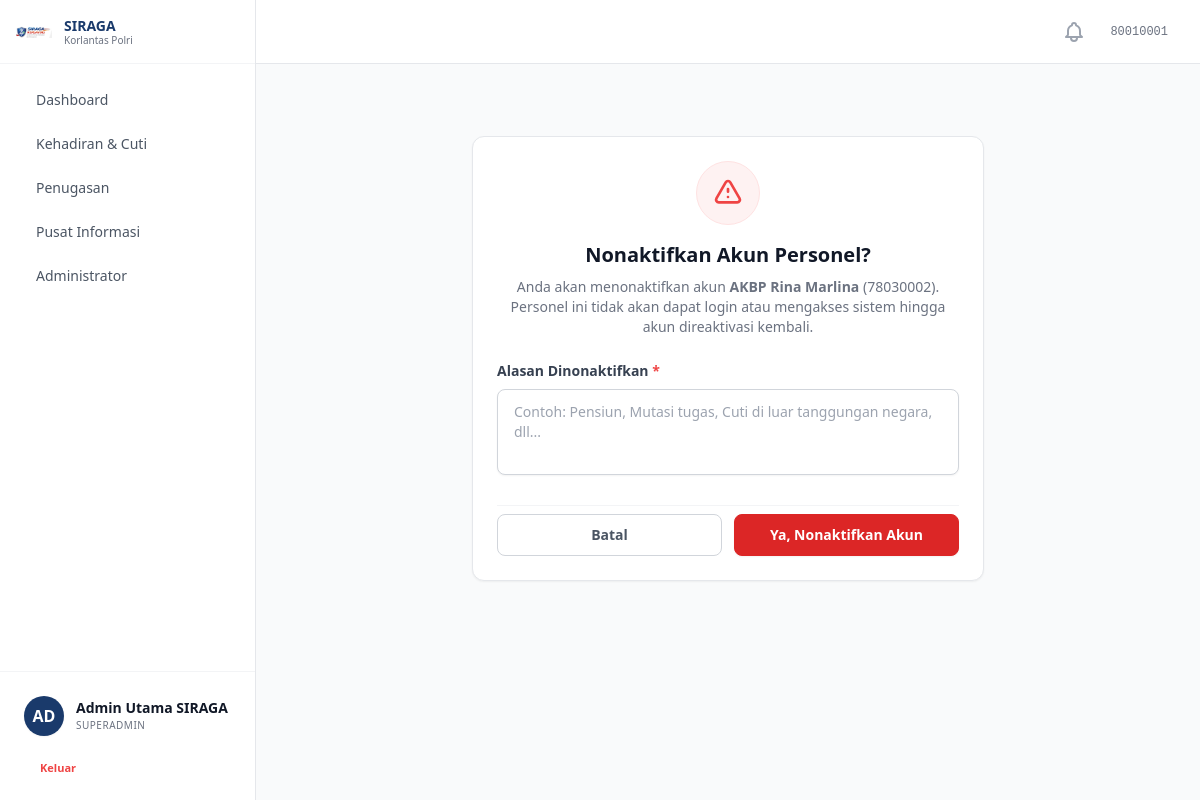
/accounts/personel/15/hapus/ (signed in), run on the app's committed database.
### accounts/models.py (models this page shows, shortened)
class MenuItem(models.Model):
    label = models.CharField(max_length=100, verbose_name='Label')
    path = models.CharField(max_length=200, blank=True, verbose_name='Path / URL Name')
    icon = models.CharField(max_length=100, blank=True, verbose_name='Icon')
    parent = models.ForeignKey(
        'self', on_delete=models.CASCADE, null=True, blank=True,
        related_name='submenus', verbose_name='Parent Menu'
    )
    sort_order = models.IntegerField(default=0, verbose_name='Sort Order')
    is_active = models.BooleanField(default=True, verbose_name='Active')
    class Meta:
        verbose_name = 'Menu Item'
        verbose_name_plural = 'Menu Items'
        ordering = ['sort_order', 'label']
    def get_url(self):
        try:
            return reverse(self.path)
        except NoReverseMatch:
            return self.path

class Personel(AbstractBaseUser, PermissionsMixin):
    ROLE_CHOICES = [
        ('personel', 'Personel'),
        ('operator', 'Operator'),
        ('pimpinan', 'Pimpinan'),
        ('superadmin', 'Superadmin'),
    ]
    PANGKAT_CHOICES = [
        ('Bharada', 'Bharada'),
        ('Bhayangkara', 'Bhayangkara'),
        ('Bripda', 'Bripda'),
        ('Briptu', 'Briptu'),
        ('Brigpol', 'Brigpol'),
        ('Bripka', 'Bripka'),
        ('Aipda', 'Aipda'),
        ('Aiptu', 'Aiptu'),
        ('Ipda', 'Ipda'),
        ('Iptu', 'Iptu'),
        ('AKP', 'AKP'),
        ('Kompol', 'Kompol'),
        ('AKBP', 'AKBP'),
        ('Kombespol', 'Kombespol'),
        ('Brigjen Pol', 'Brigjen Pol'),
        ('Irjen Pol', 'Irjen Pol'),
        ('Komjen Pol', 'Komjen Pol'),
        ('Jenderal Pol', 'Jenderal Pol'),
    ]
    nrp = models.CharField(max_length=20, unique=True, verbose_name='NRP')
    nama_lengkap = models.CharField(max_length=200, verbose_name='Nama Lengkap')
    email = models.EmailField(blank=True, verbose_name='Email')
    no_hp = models.CharField(max_length=20, blank=True, verbose_name='No. HP')
    pangkat = models.CharField(max_length=50, choices=PANGKAT_CHOICES, blank=True, verbose_name='Pangkat')
    jabatan = models.CharField(max_length=200, blank=True, verbose_name='Jabatan')
    satker = models.ForeignKey(
        Satker, on_delete=models.SET_NULL, null=True, blank=True,
        related_name='personel', verbose_name='Satuan Kerja'
    )
    role = models.CharField(max_length=20, choices=ROLE_CHOICES, default='personel', verbose_name='Role')
    role_obj = models.ForeignKey(
        Role, on_delete=models.SET_NULL, null=True, blank=True,
        related_name='personel_set', verbose_name='Role (Object)'
    )
    foto = models.ImageField(upload_to='foto_personel/', blank=True, null=True, verbose_name='Foto')
    is_active = models.BooleanField(default=False)
    status_verifikasi = models.CharField(
        max_length=20,
        choices=[('pending', 'Pending'), ('approved', 'Approved')],
        default='pending'
    )
    is_staff = models.BooleanField(default=False)
    tanggal_bergabung = models.DateTimeField(auto_now_add=True)
    tanggal_nonaktif = models.DateTimeField(null=True, blank=True, verbose_name='Tanggal Dinonaktifkan')
    alasan_nonaktif = models.TextField(blank=True, verbose_name='Alasan Dinonaktifkan')
    objects = PersonelManager()
    USERNAME_FIELD = 'nrp'
    REQUIRED_FIELDS = ['nama_lengkap']
    class Meta:
        verbose_name = 'Personel'
        verbose_name_plural = 'Personel'
        ordering = ['nama_lengkap']
    @property
    def is_superadmin(self):
        if self.role_obj:
            return self.role_obj.nama.lower() == 'superadmin'
        return self.role == 'superadmin'

class Role(models.Model):
    nama = models.CharField(max_length=100, unique=True, verbose_name='Nama Role')
    deskripsi = models.TextField(blank=True, verbose_name='Deskripsi')
    dibuat_pada = models.DateTimeField(default=timezone.now, verbose_name='Dibuat Pada')
    menus = models.ManyToManyField(MenuItem, blank=True, related_name='roles', verbose_name='Menu Access')
    class Meta:
        verbose_name = 'Role'
        verbose_name_plural = 'Role'
        ordering = ['nama']

### accounts/views.py (the view, shortened to what this page needs)
# urls.py: path('personel/<int:pk>/hapus/', views.hapus_personel_view, name='hapus_personel'),
@cek_akses_menu('accounts:daftar_personel')
def hapus_personel_view(request, pk):
    personel = get_object_or_404(Personel, pk=pk)
    return render(request, 'accounts/konfirmasi_hapus.html', {'personel': personel})

### accounts/context_processor.py (called while the page is built)
def jumlah_verifikasi(request):
    if request.user.is_authenticated and (request.user.is_superadmin or request.user.is_operator):
        count = Personel.objects.filter(status_verifikasi='pending').count()
        return {'jumlah_pending_verifikasi': count}
    return {'jumlah_pending_verifikasi': 0}

### notifikasi/context_processors.py (called while the page is built)
def notifikasi_unread_count(request):
    if request.user.is_authenticated:
        count = Notifikasi.objects.filter(user=request.user, is_read=False).count()
        return {'notif_unread_count': count}
    return {'notif_unread_count': 0}

### sprin/context_processors.py (called while the page is built)
def user_role(request):
    role = request.session.get('user_role', 'Operator')
    if role not in ['Operator', 'SDM', 'Pimpinan']:
        role = 'Operator'
    return {'user_role': role}

### templates/accounts/konfirmasi_hapus.html (shortened to what this page needs)
{% extends 'base.html' %}
{% block content %}
<div class="max-w-lg mx-auto mt-10">
  <div class="bg-white p-6 rounded-xl border border-gray-200 shadow-sm text-center">
    <div class="w-16 h-16 rounded-full bg-red-50 text-red-500 flex items-center justify-center mx-auto mb-4 border border-red-100">
      <svg class="w-8 h-8" fill="none" stroke="currentColor" viewBox="0 0 24 24"><path stroke-linecap="round" stroke-linejoin="round" stroke-width="2" d="M12 9v2m0 4h.01m-6.938 4h13.856c1.54 0 2.502-1.667 1.732-3L13.732 4c-.77-1.333-2.694-1.333-3.464 0L3.34 16c-.77 1.333.192 3 1.732 3z"/></svg>
    </div>
    <h2 class="text-xl font-bold text-gray-900 mb-2">Nonaktifkan Akun Personel?</h2>
    <p class="text-gray-500 text-sm mb-6">
      Anda akan menonaktifkan akun <b>{{ personel.nama_lengkap }}</b> ({{ personel.nrp }}). Personel ini tidak akan dapat login atau mengakses sistem hingga akun direaktivasi kembali.
    </p>
    <form method="post" class="flex flex-col gap-6 text-left">
      <div>
        <label for="alasan" class="block text-sm font-bold text-gray-700 mb-2">
          Alasan Dinonaktifkan <span class="text-red-500">*</span>
        </label>
        <textarea id="alasan" name="alasan" rows="3" required placeholder="Contoh: Pensiun, Mutasi tugas, Cuti di luar tanggungan negara, dll..." class="w-full px-4 py-3 rounded-lg border border-gray-300 bg-white text-sm text-gray-800 placeholder-gray-400 focus:outline-none focus:ring-2 focus:ring-red-500 focus:border-red-500 transition-all resize-none shadow-sm"></textarea>
      </div>
      <div class="flex gap-3 justify-center pt-2 border-t border-gray-100">
        <a href="{% url 'accounts:detail_personel' personel.pk %}" class="flex-1 text-center px-5 py-2.5 text-sm font-semibold text-gray-600 bg-white border border-gray-300 rounded-lg hover:bg-gray-50 transition-colors">
          Batal
        </a>
        <button type="submit" class="flex-1 px-5 py-2.5 text-sm font-semibold text-white bg-red-600 border border-red-600 rounded-lg hover:bg-red-700 shadow-sm transition-colors">
          Ya, Nonaktifkan Akun
        </button>
      </div>
    </form>
  </div>
</div>
{% endblock %}

### templates/base.html (shortened to what this page needs)
{% load static %}
<!DOCTYPE html>
<html lang="id" class="h-full">
<head>
  <script src="https://cdn.tailwindcss.com"></script>
  <link rel="stylesheet" href="{% static 'css/custom.css' %}" />
</head>
<body class="h-full bg-gray-50 text-gray-900 antialiased" x-data="{ sidebarOpen: true }">
  {% if user.is_authenticated %}
  <div class="flex h-screen overflow-hidden">
    <aside
      :class="sidebarOpen ? 'w-64' : 'w-20'"
      class="flex flex-col bg-white border-r border-gray-200 transition-all duration-300 ease-in-out z-20 overflow-x-hidden"
    >
      <div class="flex h-16 items-center justify-between px-4 border-b border-gray-100 shrink-0">
        <div class="flex items-center gap-3" x-show="sidebarOpen" x-transition:enter.opacity.duration.300ms>
          {% load static %}
          <img src="{% static 'images/logo-siraga.png' %}" alt="SIRAGA" class="w-9 h-9 object-contain" />
          <div>
            <p class="text-sm font-bold text-[#1a3a6b] leading-tight">SIRAGA</p>
            <p class="text-[10px] text-gray-500 leading-tight">Korlantas Polri</p>
          </div>
        </div>
        <button @click="sidebarOpen = !sidebarOpen"
                class="p-2 rounded-lg text-gray-400 hover:bg-gray-100 hover:text-primary transition-colors shrink-0"
                :class="!sidebarOpen ? 'mx-auto' : ''">
        </button>
      </div>
      <div class="flex-1 overflow-y-auto py-4 px-3 space-y-1 custom-scrollbar">
        {% for menu in sidebar_menus %}
          {% if not menu.submenus.all %}
            <a href="{{ menu.get_url }}"
               class="flex items-center gap-3 px-3 py-2.5 rounded-xl transition-all group hover:bg-primary/5"
               :class="!sidebarOpen ? 'justify-center' : ''">
              <span x-show="sidebarOpen" x-transition.opacity class="text-sm font-medium text-gray-600 group-hover:text-primary whitespace-nowrap">
                {{ menu.label }}
              </span>
            </a>
          {% else %}
            <div x-data="{ dropdownOpen: false }">
              <button @click="dropdownOpen = !dropdownOpen"
                      class="w-full flex items-center justify-between px-3 py-2.5 rounded-xl transition-all group hover:bg-primary/5"
                      :class="!sidebarOpen ? 'justify-center' : ''">
                <div class="flex items-center gap-3">
                  <span x-show="sidebarOpen" x-transition.opacity class="text-sm font-medium text-gray-600 group-hover:text-primary whitespace-nowrap">
                    {{ menu.label }}
                  </span>
                </div>
              </button>
            </div>
          {% endif %}
        {% endfor %}
      </div>
      <div class="mt-auto border-t border-gray-100 p-4 shrink-0">
        <a href="{% url 'accounts:profil' %}"
           class="flex items-center gap-3 p-2 rounded-xl hover:bg-gray-50 transition-all group"
           :class="!sidebarOpen ? 'justify-center' : ''">
          <div class="flex h-10 w-10 shrink-0 items-center justify-center rounded-full bg-primary text-white font-bold group-hover:ring-4 group-hover:ring-primary/10 transition-all shadow-sm">
            {% if user.foto %}
              <img src="{{ user.foto.url }}" class="h-10 w-10 rounded-full object-cover" alt="Foto Profil">
            {% else %}
              {{ user.nama_lengkap|slice:":2"|upper }}
            {% endif %}
          </div>
          <div x-show="sidebarOpen" x-transition.opacity class="flex flex-col overflow-hidden whitespace-nowrap">
            <span class="text-sm font-semibold text-gray-900 truncate">{{ user.nama_lengkap }}</span>
            <span class="text-[10px] text-gray-500 truncate uppercase tracking-wider font-medium">{{ user.role_obj.nama}}</span>
          </div>
        </a>
        <form action="{% url 'accounts:logout' %}" method="POST" class="mt-2">
          <button type="submit"
                  class="flex w-full items-center gap-3 px-3 py-2 text-[11px] font-bold text-red-500 hover:bg-red-50 rounded-lg transition-colors"
                  :class="!sidebarOpen ? 'justify-center' : ''">
            <span x-show="sidebarOpen" x-transition.opacity>Keluar</span>
          </button>
        </form>
      </div>
    </aside>
    <main class="flex-1 flex flex-col min-w-0 bg-gray-50 overflow-hidden">
      <header class="h-16 bg-white border-b border-gray-200 flex items-center justify-between px-8 shrink-0">
        <div class="flex items-center gap-4">
          <div class="relative" id="notification-dropdown-wrapper">
              <button type="button" id="notification-btn" class="relative p-2 text-gray-400 hover:text-[#1a3a6b] transition-colors focus:outline-none">
              </button>
          </div>
          <span class="text-xs text-gray-500 font-mono">{{ user.nrp }}</span>
        </div>
      </header>
      <div class="flex-1 overflow-y-auto p-8 custom-scrollbar">
        {% block content %}{% endblock %}
      </div>
    </main>
  </div>
  {% else %}
      {% block full_page %}{% endblock %}
  {% endif %}
</body>
</html>

### static/css/custom.css (style rules this page uses)
html { scroll-behavior: smooth; }

### data on the page
MenuItem: label "Dashboard"
MenuItem: label "Kehadiran & Cuti"
MenuItem: label "Penugasan"
MenuItem: label "Pusat Informasi"
MenuItem: label "Administrator"
Personel: nama_lengkap "AD", nama_lengkap "Admin Utama SIRAGA", role_obj.nama "SUPERADMIN", nrp "80010001"
Personel: nama_lengkap "AKBP Rina Marlina", nrp "78030002"
